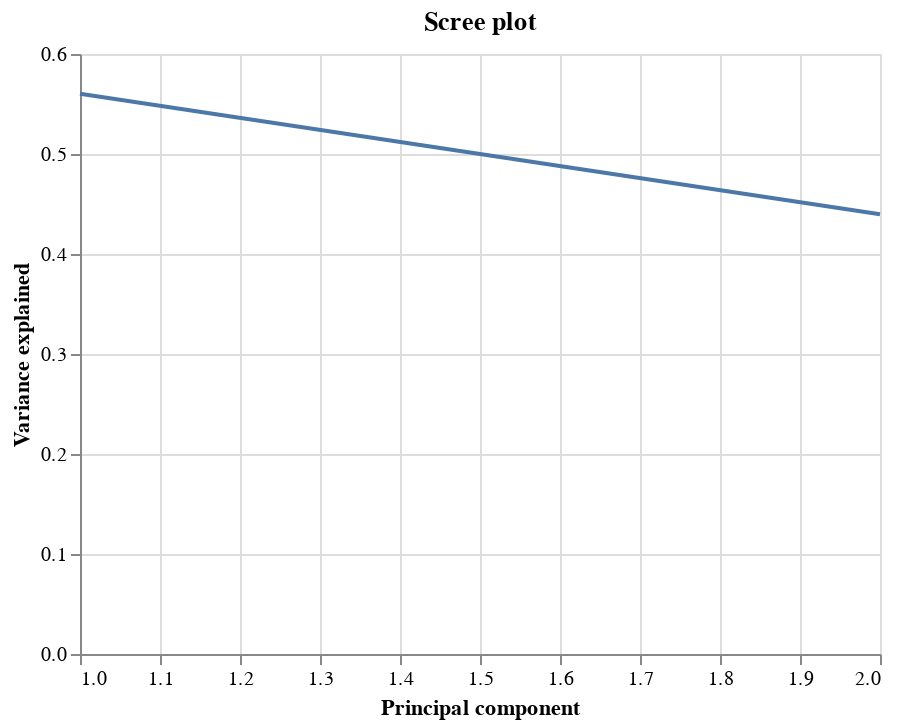

Write notebook code for a chart like this one.
### Code cell
neg_urbanization_residual_ratio.get_scree_plot()

### Figure 1 — Vega-Lite specification as saved in the notebook (floating-point values rounded to 4 significant figures)
{"config": {"view": {"continuousWidth": 400, "continuousHeight": 300}}, "data": {"name": "data-d27defaba01780b5355b698bd1ea0833"}, "mark": "line", "encoding": {"x": {"field": "indices", "title": "Principal component", "type": "quantitative"}, "y": {"field": "var_explained", "title": "Variance explained", "type": "quantitative"}}, "title": "Scree plot", "$schema": "https://vega.github.io/schema/vega-lite/v4.17.0.json", "datasets": {"data-d27defaba01780b5355b698bd1ea0833": [{"indices": 1, "var_explained": 0.5603}, {"indices": 2, "var_explained": 0.4397}]}}
